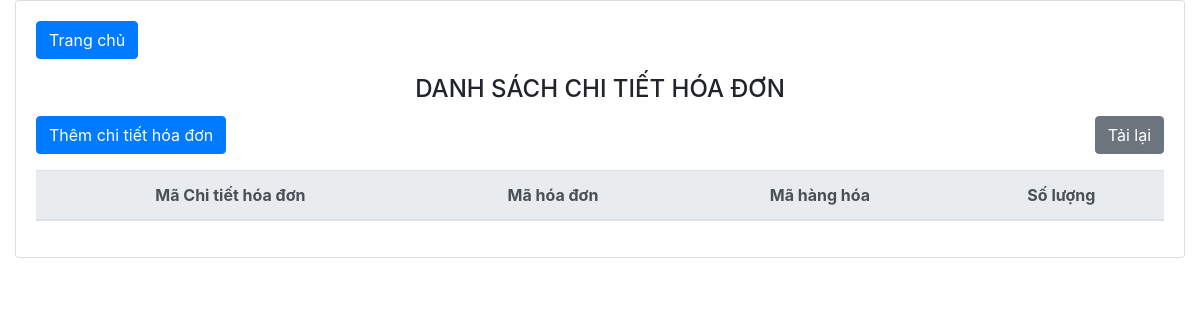
The app's page /index.php/admin/chitiethoadon, older data.
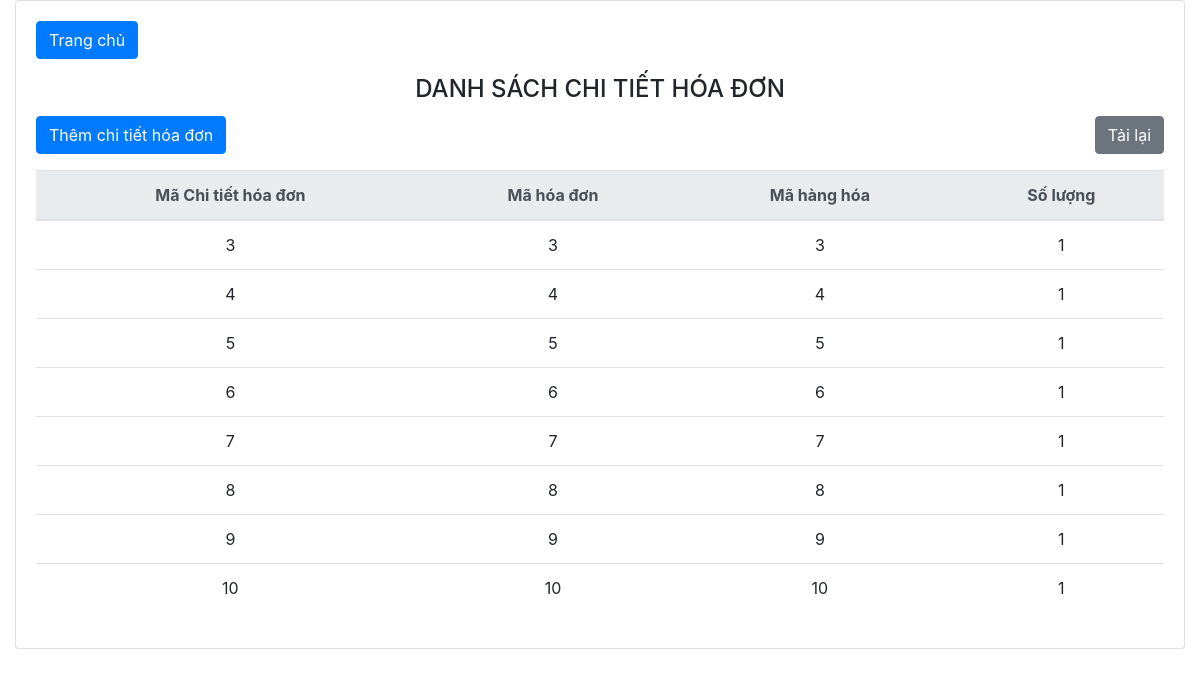
The same page, newer data.
### tables this page shows
CREATE TABLE `chitiethoadon` (
  `MaCTHD` int(11) NOT NULL,
  `MaHD` int(11) NOT NULL,
  `MaHH` int(11) NOT NULL,
  `SoLuong` int(11) NOT NULL
);

### application/controllers/admin/Chitiethoadon.php (called while the page is built, shortened)
<?php
class Chitiethoadon extends CI_Controller
{
	public function index()
	{
		$this->load->model('Chitiethoadon_model');
		$chitiethoadon = $this->Chitiethoadon_model->getAll();
		$this->load->view('admin/Chitiethoadon/index', [
			'chitiethoadon'=> $chitiethoadon
		]);
  }
}

### index.php (called while the page is built, shortened)
<?php
require_once BASEPATH.'core/CodeIgniter.php';

### application/models/Chitiethoadon_model.php (called while the page is built, shortened)
<?php
class Chitiethoadon_model extends CI_Model
{
	protected $table = 'chitiethoadon';
	public function getAll()
	{
		return $this->db->get($this->table)->result_array();
	}
}

### application/views/admin/Chitiethoadon/index.php (the view, shortened to what this page needs)
<!DOCTYPE html>
<html lang="vi">
<head>
	<link rel="stylesheet" href="<?= base_url('assets/bootstrap/css/bootstrap.min.css') ?>">
</head>
<body>
  <div class="container-fluid">
    <div class="row">
      <div class="col-12">
        <div class="card">
          <div class="card-body">
          <div class="text-left mb-3">
            <a href="<?= base_url('index.php/admin/Home') ?>" id="btnBack" class="btn btn-primary">Trang chủ</a>
          </div>
          <h4 class="card-title text-center"><i class="mdi mdi-format-list-bulleted-type"></i>DANH SÁCH CHI TIẾT HÓA ĐƠN</h4>
          <div class="mb-3">
              <a href="<?= base_url('index.php/admin/Chitiethoadon/create') ?>" class="btn btn-primary">
                  <i class="fas fa-plus"></i> Thêm chi tiết hóa đơn
              </a>
              <button id="btn-reload" class="btn btn-secondary float-right">
                  <i class="fas fa-sync"></i> Tải lại
              </button>
          </div>
          <table class="table">
            <thead class="thead-light text-center">
            <tr>
              <th scope="col">Mã Chi tiết hóa đơn</th>
              <th scope="col">Mã hóa đơn</th>
              <th scope="col">Mã hàng hóa</th>
              <th scope="col">Số lượng</th>
          </tr>
          </thead>
          <tbody class="text-center">
            <?php foreach($chitiethoadon as $chitiethoadon) : ?>
              <tr>
                <td><?= $chitiethoadon['MaCTHD'] ?></td>
                <td><?= $chitiethoadon['MaHD'] ?></td>
                <td><?= $chitiethoadon['MaHH'] ?></td>
                <td><?= $chitiethoadon['SoLuong'] ?></td>
              </tr>
              <?php endforeach ?>
          </tbody>
          </table>
        </div>
      </div>
    </div>
  </div>
</body>
</html>

Row changes from the older to the newer data that the page shows:
added chitiethoadon: MaCTHD "3", MaHD "3", MaHH "3", SoLuong "1"
added chitiethoadon: MaCTHD "4", MaHD "4", MaHH "4", SoLuong "1"
added chitiethoadon: MaCTHD "5", MaHD "5", MaHH "5", SoLuong "1"
added chitiethoadon: MaCTHD "6", MaHD "6", MaHH "6", SoLuong "1"
added chitiethoadon: MaCTHD "7", MaHD "7", MaHH "7", SoLuong "1"
added chitiethoadon: MaCTHD "8", MaHD "8", MaHH "8", SoLuong "1"
added chitiethoadon: MaCTHD "9", MaHD "9", MaHH "9", SoLuong "1"
added chitiethoadon: MaCTHD "10", MaHD "10", MaHH "10", SoLuong "1"
